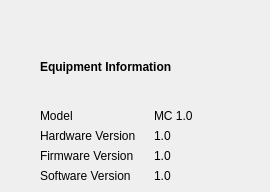
    <widget class="QWidget" name="About">
     <attribute name="title">
      <string>About</string>
     </attribute>
     <widget class="QWidget" name="layoutWidget_5">
      <property name="geometry">
       <rect>
        <x>40</x>
        <y>30</y>
        <width>221</width>
        <height>153</height>
       </rect>
      </property>
      <layout class="QGridLayout" name="gridLayout_6">
       <item row="0" column="0">
        <widget class="QLabel" name="Equipment_Information">
         <property name="font">
          <font>
           <weight>75</weight>
           <bold>true</bold>
          </font>
         </property>
         <property name="text">
          <string>Equipment Information</string>
         </property>
        </widget>
       </item>
       <item row="1" column="0">
        <layout class="QGridLayout" name="gridLayout_4">
         <item row="3" column="1">
          <widget class="QLabel" name="label_48">
           <property name="text">
            <string>1.0</string>
           </property>
          </widget>
         </item>
         <item row="1" column="0">
          <widget class="QLabel" name="Hard_Version">
           <property name="text">
            <string>Hardware Version</string>
           </property>
          </widget>
         </item>
         <item row="1" column="1">
          <widget class="QLabel" name="label_46">
           <property name="text">
            <string>1.0</string>
           </property>
          </widget>
         </item>
         <item row="0" column="0">
          <widget class="QLabel" name="Model">
           <property name="text">
            <string>Model</string>
           </property>
          </widget>
         </item>
         <item row="3" column="0">
          <widget class="QLabel" name="Sof_Version">
           <property name="text">
            <string>Software Version</string>
           </property>
          </widget>
         </item>
         <item row="0" column="1">
          <widget class="QLabel" name="MC10">
           <property name="text">
            <string>MC 1.0</string>
           </property>
          </widget>
         </item>
         <item row="2" column="0">
          <widget class="QLabel" name="Firm_Version">
           <property name="text">
            <string>Firmware Version</string>
           </property>
          </widget>
         </item>
         <item row="2" column="1">
          <widget class="QLabel" name="label_47">
           <property name="text">
            <string>1.0</string>
           </property>
          </widget>
         </item>
        </layout>
       </item>
      </layout>
     </widget>
    </widget>
